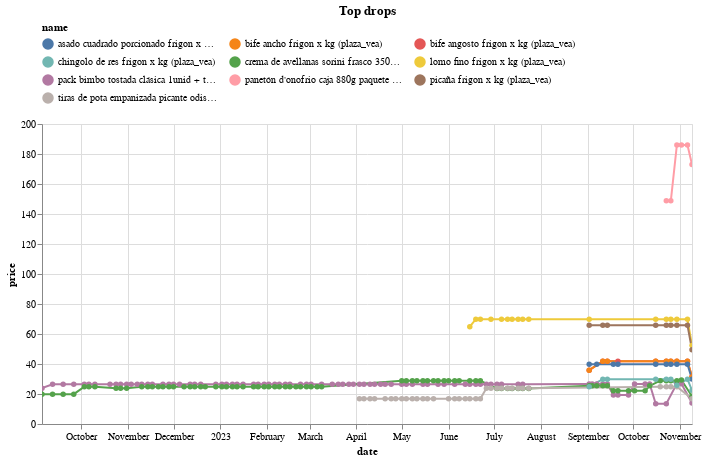

Write notebook code for a chart like this one.
### Code cell
(top_changes_abs
 .sort_values('change')
 .head(10)
 .pipe(plot_changes, 'Top drops')
)

### Figure 1 — Vega-Lite specification as saved in the notebook (floating-point values rounded to 4 significant figures; data arrays with more than 128 entries replaced by an {"elided": "..."} marker saying what was removed)
{"config": {"view": {"continuousWidth": 300, "continuousHeight": 300}, "legend": {"columns": 3, "orient": "top"}}, "data": {"name": "data-489a8e040adca1a9cd902b976eb947a2"}, "mark": {"type": "line", "point": true}, "encoding": {"color": {"field": "name", "scale": {"domain": ["asado cuadrado porcionado frigon x kg (plaza_vea)", "bife ancho frigon x kg (plaza_vea)", "bife angosto frigon x kg (plaza_vea)", "chingolo de res frigon x kg (plaza_vea)", "crema de avellanas sorini frasco 350g (plaza_vea)", "lomo fino frigon x kg (plaza_vea)", "pack bimbo tostada clásica 1unid + tostada integral 2unid (plaza_vea)", "panetón d'onofrio caja 880g paquete 6un (plaza_vea)", "picaña frigon x kg (plaza_vea)", "tiras de pota empanizada picante odissea paquete 500g (plaza_vea)"]}, "type": "nominal"}, "tooltip": [{"field": "name", "type": "nominal"}, {"field": "price", "type": "quantitative"}, {"field": "last_price", "type": "quantitative"}], "x": {"field": "date", "type": "temporal"}, "y": {"field": "price", "type": "quantitative"}}, "params": [{"name": "param_9", "select": {"type": "point", "fields": ["name"]}, "bind": "legend"}, {"name": "param_10", "select": {"type": "interval", "encodings": ["x", "y"]}, "bind": "scales"}], "title": "Top drops", "transform": [{"filter": {"param": "param_9"}}], "width": 650, "$schema": "https://vega.github.io/schema/vega-lite/v5.15.1.json", "datasets": {"data-489a8e040adca1a9cd902b976eb947a2": {"elided": "273 records"}}}
